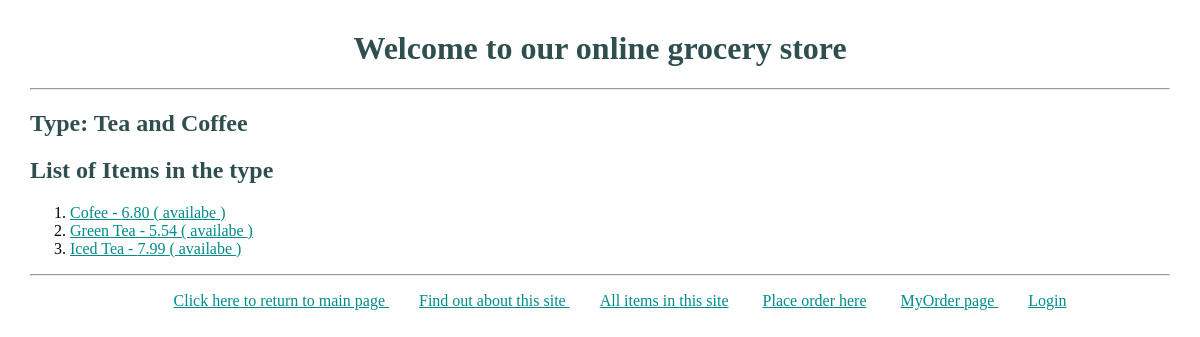
/detail/6/, run on the app's committed database.
### myapp1/models.py (models this page shows, shortened)
class Type(models.Model):
    name = models.CharField(max_length=200)

class Item(models.Model):
    type = models.ForeignKey(Type, related_name='items', on_delete=models.CASCADE)
    name = models.CharField(max_length=200)
    price = models.DecimalField(max_digits=10, decimal_places=2)
    stock = models.PositiveIntegerField(default=100)
    available = models.BooleanField(default=True)
    description = models.TextField(max_length=200, null=True, blank=True)
    interested = models.PositiveIntegerField(default=0)

### myapp1/views.py (the view)
# urls.py: path('detail/<str:type_no>/', views.detail, name='detail'),
def detail(request, type_no):
    detaillist = get_object_or_404(Type, id=type_no)
    return render(request, 'myapp1/detail.html', {'type': detaillist})

### templates/myapp1/detail.html (shortened to what this page needs)
<!DOCTYPE html>
{% extends 'myapp1/base.html' %}
    {% block body_block %}
        {% if type %}
            <h2> Type: {{ type.name }}</h2>
            <h2> List of Items in the type </h2>
            <ol>
                {% for item in type.items.all %}
                    <li> <a href="{% url 'myapp1:itemdetail' item.id %}">{{ item.name }} - {{ item.price }}
                        ({% if item.available %}
                            availabe
                        {% else %}
                            not available
                        {% endif %})</a>
                    </li>
                {% endfor %}
            </ol>
        {% else %}
            <strong> Type you are looking for does not exits! </strong>
        {% endif %}
    {% endblock %}

### myapp1/static/myapp1/style.css (style rules this page uses)
body { margin: 30px; }
h1,h2 { color: darkslategrey; }
a { color: darkcyan; }

### data on the page
Type: name "Tea and Coffee"
Item: name "Cofee", price "6.80", available "availabe"
Item: name "Green Tea", price "5.54", available "availabe"
Item: name "Iced Tea", price "7.99", available "availabe"
